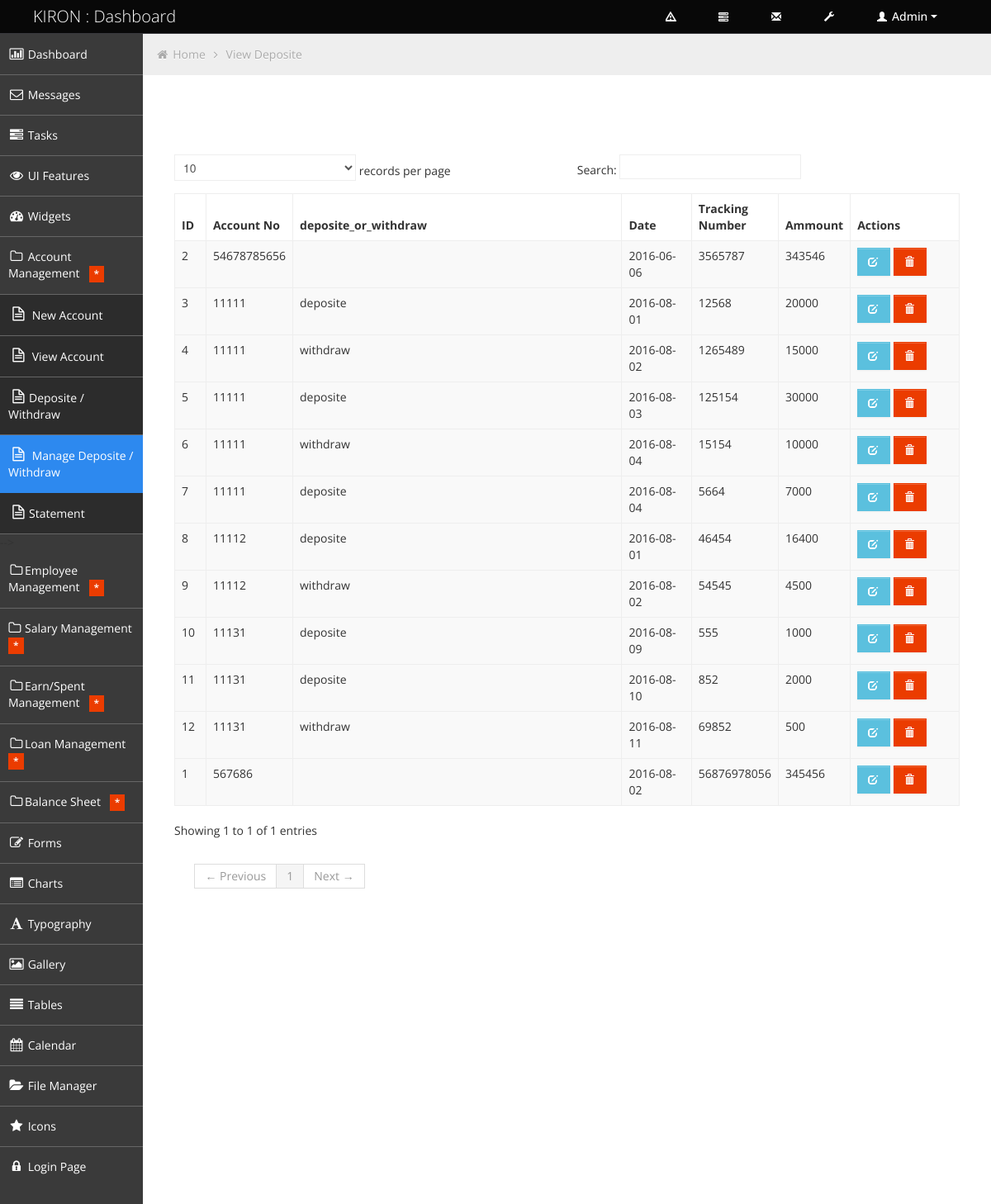
/management/view_deposite.php, run on the app's committed database.
### tables this page shows
CREATE TABLE `deposite_withdraw` (
  `id` int(11) NOT NULL,
  `account_no` varchar(100) NOT NULL,
  `deposite_or_withdraw` varchar(12) NOT NULL,
  `date` date NOT NULL,
  `tracking_no` varchar(100) NOT NULL,
  `ammount` varchar(100) NOT NULL
);

### management/view_deposite.php (the view, shortened to what this page needs)
<!DOCTYPE html>
<html lang="en">
<head>
	<link id="bootstrap-style" href="css/bootstrap.min.css" rel="stylesheet">
	<link href="css/bootstrap-responsive.min.css" rel="stylesheet">
	<link id="base-style" href="css/style.css" rel="stylesheet">
	<link id="base-style-responsive" href="css/style-responsive.css" rel="stylesheet">
</head>
<body>
	<div class="navbar">
		<div class="navbar-inner">
			<div class="container-fluid">
				<a class="brand" href="index.php"><span>KIRON : Dashboard</span></a>
				<div class="nav-no-collapse header-nav">
					<ul class="nav pull-right">
						<li class="dropdown hidden-phone">
							<a class="btn dropdown-toggle" data-toggle="dropdown" href="#">
								<i class="halflings-icon white warning-sign"></i>
							</a>
						</li>
						<li class="dropdown hidden-phone">
							<a class="btn dropdown-toggle" data-toggle="dropdown" href="#">
								<i class="halflings-icon white tasks"></i>
							</a>
						</li>
						<li class="dropdown hidden-phone">
							<a class="btn dropdown-toggle" data-toggle="dropdown" href="#">
								<i class="halflings-icon white envelope"></i>
							</a>
						</li>
						<li>
							<a class="btn" href="#">
								<i class="halflings-icon white wrench"></i>
							</a>
						</li>
						<li class="dropdown">
							<a class="btn dropdown-toggle" data-toggle="dropdown" href="#">
								<i class="halflings-icon white user"></i> Admin
								<span class="caret"></span>
							</a>
						</li>
					</ul>
				</div>
			</div>
		</div>
	</div>
		<div class="container-fluid-full">
		<div class="row-fluid">
			<div id="sidebar-left" class="span2">
				<div class="nav-collapse sidebar-nav">
					<ul class="nav nav-tabs nav-stacked main-menu">
						<li><a href="index.html"><i class="icon-bar-chart"></i><span class="hidden-tablet"> Dashboard</span></a></li>
						<li><a href="messages.html"><i class="icon-envelope"></i><span class="hidden-tablet"> Messages</span></a></li>
						<li><a href="tasks.html"><i class="icon-tasks"></i><span class="hidden-tablet"> Tasks</span></a></li>
						<li><a href="ui.html"><i class="icon-eye-open"></i><span class="hidden-tablet"> UI Features</span></a></li>
						<li><a href="widgets.html"><i class="icon-dashboard"></i><span class="hidden-tablet"> Widgets</span></a></li>
						<li>
							<?php include('account_management.php');?>
						</li>
                        <li>
							<?php include('employee_management.php');?>
						</li>
                        <li>
							<?php include('salary_management.php');?>
						</li>
                        <li>
							<?php include('earn_spent_management.php');?>
						</li>
                        <li>
							<?php include('loan_management.php');?>
						</li>
                        <li>
							<?php include('balance_sheet_management.php');?>
						</li>
						<li><a href="form.html"><i class="icon-edit"></i><span class="hidden-tablet"> Forms</span></a></li>
						<li><a href="chart.html"><i class="icon-list-alt"></i><span class="hidden-tablet"> Charts</span></a></li>
						<li><a href="typography.html"><i class="icon-font"></i><span class="hidden-tablet"> Typography</span></a></li>
						<li><a href="gallery.html"><i class="icon-picture"></i><span class="hidden-tablet"> Gallery</span></a></li>
						<li><a href="table.html"><i class="icon-align-justify"></i><span class="hidden-tablet"> Tables</span></a></li>
						<li><a href="calendar.html"><i class="icon-calendar"></i><span class="hidden-tablet"> Calendar</span></a></li>
						<li><a href="file-manager.html"><i class="icon-folder-open"></i><span class="hidden-tablet"> File Manager</span></a></li>
						<li><a href="icon.html"><i class="icon-star"></i><span class="hidden-tablet"> Icons</span></a></li>
						<li><a href="login.html"><i class="icon-lock"></i><span class="hidden-tablet"> Login Page</span></a></li>
					</ul>
				</div>
			</div>
            <div id="content" class="span10">
			<ul class="breadcrumb">
				<li>
					<i class="icon-home"></i>
					<a href="index.php">Home</a>
					<i class="icon-angle-right"></i>
				</li>
				<li><a href="#">View Deposite</a></li>
			</ul>
	<?php
require('db_config.php');
 $sql =	"SELECT * FROM deposite_withdraw";
 $result = mysqli_query($mysqli,$sql);
 ?>
 <div class="row-fluid sortable">
				<div class="box span12">
					<div class="box-header" data-original-title>
						<h2><i class="halflings-icon user"></i><span class="break"></span>Members</h2>
						<div class="box-icon">
							<a href="#" class="btn-setting"><i class="halflings-icon wrench"></i></a>
							<a href="#" class="btn-minimize"><i class="halflings-icon chevron-up"></i></a>
							<a href="#" class="btn-close"><i class="halflings-icon remove"></i></a>
						</div>
					</div></div>
 <div class="box-content">
						<table class="table table-striped table-bordered bootstrap-datatable datatable">
                        <thead><tr><th width="4%">ID</th><th width="7%">Account No</th><th>deposite_or_withdraw</th><th width="9%">Date</th><th width="9%">Tracking Number </th><th width="9%">Ammount</th>
 <th width="14%">Actions</th></tr></thead>
 <?php
 while($data = mysqli_fetch_array($result)){
 ?>
	<tbody>
	 <tr>
     <td><?php echo $data['id']?></td>
     <td><?php echo $data['account_no']?></td>
      <td><?php echo $data['deposite_or_withdraw']?></td>
	  <td><?php echo $data['date']?></td>
	   <td><?php echo $data['tracking_no']?></td>
	    <td><?php echo $data['ammount']?></td>
	<td class="center">
	<a class="btn btn-info" href="edit_deposite.php?id=<?php echo $data['id'] ?>">
		<i class="halflings-icon white edit"></i></a>
	<a class="btn btn-danger" href="delete_deposite.php?id=<?php echo $data['id'] ?>">
		<i class="halflings-icon white trash"></i></a>
								</td>
				</tbody>
                 <?php } ?>
				 </table>
	 </div>
			</div>
	</div>
		</div>
        </div>
</body>
</html>

### management/account_management.php (shortened to what this page needs)
<a class="dropmenu" href="#"><i class="icon-folder-close-alt"></i>&nbsp;<span class="hidden-tablet">Account &nbsp; Management</span>&nbsp; &nbsp;<span class="label label-important"> * </span></a>
							<ul>
								<li><a class="submenu" href="new_account.php"><i class="icon-file-alt"></i><span class="hidden-tablet"> New Account</span></a></li>
								<li><a class="submenu" href="view_account.php"><i class="icon-file-alt"></i><span class="hidden-tablet"> View Account</span></a></li>
							<li><a class="submenu" href="new_deposite.php"><i class="icon-file-alt"></i><span class="hidden-tablet">Deposite / Withdraw</span></a></li>
                                 <li><a class="submenu" href="view_deposite.php"><i class="icon-file-alt"></i><span class="hidden-tablet"> Manage Deposite / Withdraw</span></a></li>
                            <li><a class="submenu" href="account_statement.php"><i class="icon-file-alt"></i><span class="hidden-tablet">Statement</span></a></li>
							</ul>

### management/employee_management.php (shortened to what this page needs)
<a class="dropmenu" href="#"><i class="icon-folder-close-alt"></i><span class="hidden-tablet">Employee Management</span>&nbsp; &nbsp;<span class="label label-important"> * </span></a>

### management/salary_management.php (shortened to what this page needs)
<a class="dropmenu" href="#"><i class="icon-folder-close-alt">&nbsp;</i><span class="hidden-tablet">Salary Management</span>&nbsp;<span class="label label-important"> * </span></a>

### management/earn_spent_management.php (shortened to what this page needs)
<a class="dropmenu" href="#"><i class="icon-folder-close-alt"></i><span class="hidden-tablet">Earn/Spent Management</span>&nbsp; &nbsp;<span class="label label-important"> * </span></a>

### management/loan_management.php (shortened to what this page needs)
<a class="dropmenu" href="#"><i class="icon-folder-close-alt"></i><span class="hidden-tablet">Loan Management</span>&nbsp;<span class="label label-important"> * </span></a>

### management/balance_sheet_management.php (shortened to what this page needs)
<a class="dropmenu" href="#"><i class="icon-folder-close-alt"></i><span class="hidden-tablet">Balance Sheet</span>&nbsp; &nbsp;<span class="label label-important"> * </span></a>

### management/css/style-responsive.css (style rules this page uses)
@media (min-width: 1200px) { .container-fluid-full { overflow: hidden; position: relative; height: 100%; } }
@media (min-width: 1200px) { #content { width: 85.578%; padding: 28px; margin: 0px 0px; margin-left: 14.422% !important; } }
@media (min-width: 1200px) { #sidebar-left { background: #3A3A3A; margin-left: 0px !important; position: absolute; height: 100%; } }
@media (min-width: 1200px) { .sidebar-nav > ul { margin: 0px; } }

### management/css/halflings.css (style rules this page uses)
html, html .halflings { -webkit-font-smoothing: antialiased !important; }
.halflings-icon { display: inline-block; width: 14px; height: 14px; line-height: 14px; vertical-align: text-top; background-image: url(../img/glyphicons_halflings.svg); background-position: 0 0; background-repeat: no-repeat; vertical-align: top; *display: inline; *zoom: 1; *margin-right: .3em; }
.halflings-icon.white { background-image: url(../img/glyphicons_halflings-white.svg); }
.halflings-icon.envelope { background-position: -72px 0; }
.halflings-icon.user { background-position: -168px 0; }
.halflings-icon.trash { background-position: -456px 0; }
.halflings-icon.edit { background-position: -96px -72px; }
.halflings-icon.warning-sign { background-position: -144px -120px; }
.halflings-icon.wrench { background-position: -360px -144px; }
.halflings-icon.tasks { background-position: -384px -144px; }

### data on the page
deposite_withdraw: id "1", account_no "567686", date "2016-08-02", tracking_no "56876978056", ammount "345456"
deposite_withdraw: id "2", account_no "54678785656", date "2016-06-06", tracking_no "3565787", ammount "343546"
deposite_withdraw: id "3", account_no "11111", deposite_or_withdraw "deposite", date "2016-08-01", tracking_no "12568", ammount "20000"
deposite_withdraw: id "4", account_no "11111", deposite_or_withdraw "withdraw", date "2016-08-02", tracking_no "1265489", ammount "15000"
deposite_withdraw: id "5", account_no "11111", deposite_or_withdraw "deposite", date "2016-08-03", tracking_no "125154", ammount "30000"
deposite_withdraw: id "6", account_no "11111", deposite_or_withdraw "withdraw", date "2016-08-04", tracking_no "15154", ammount "10000"
deposite_withdraw: id "7", account_no "11111", deposite_or_withdraw "deposite", date "2016-08-04", tracking_no "5664", ammount "7000"
deposite_withdraw: id "8", account_no "11112", deposite_or_withdraw "deposite", date "2016-08-01", tracking_no "46454", ammount "16400"
deposite_withdraw: id "9", account_no "11112", deposite_or_withdraw "withdraw", date "2016-08-02", tracking_no "54545", ammount "4500"
deposite_withdraw: id "10", account_no "11131", deposite_or_withdraw "deposite", date "2016-08-09", tracking_no "555", ammount "1000"
deposite_withdraw: id "11", account_no "11131", deposite_or_withdraw "deposite", date "2016-08-10", tracking_no "852", ammount "2000"
deposite_withdraw: id "12", account_no "11131", deposite_or_withdraw "withdraw", date "2016-08-11", tracking_no "69852", ammount "500"
